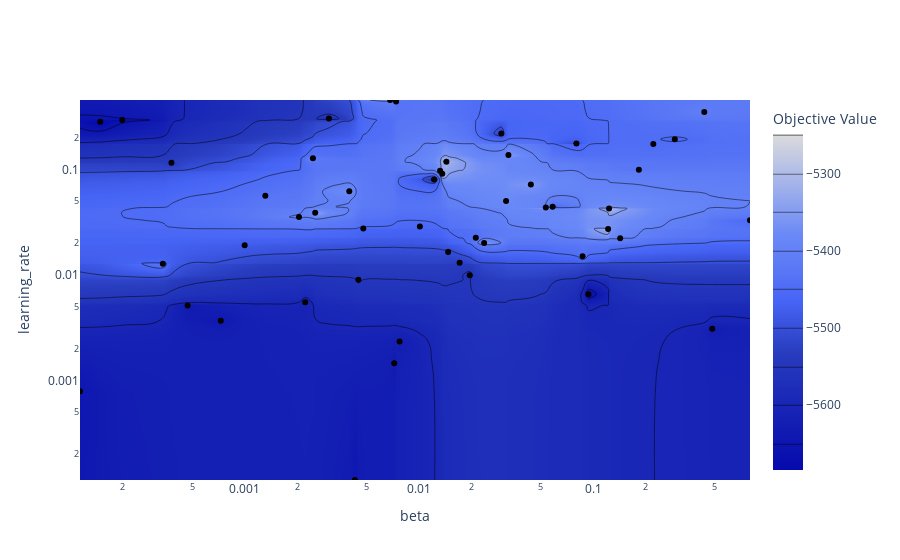

Source (notebook cell):
### Code cell
plot_contour(study2, params=['beta', 'learning_rate'])
